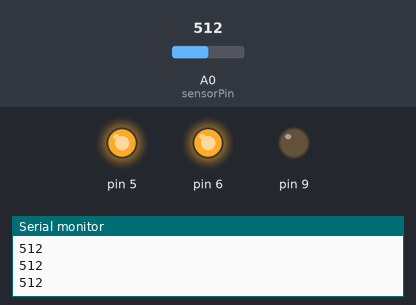
This sketch was run on a simulated Arduino Uno, built with avr-gcc and run on an emulated ATmega328P. On the bench: output pins drawn as LEDs (lit = HIGH), the last lines printed to the serial monitor. The inputs (shaded band) are chosen by the test bench; at power-on: A0 (sensorPin) = 512.

Above: at 1.2 s.
1.3 s: A0 (sensorPin) set to 501
At 2.3 s:
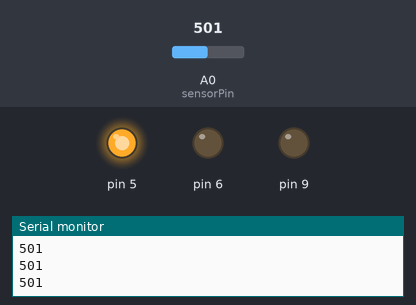
2.8 s: A0 (sensorPin) set to 267
4.3 s: A0 (sensorPin) set to 239
At 4.7 s:
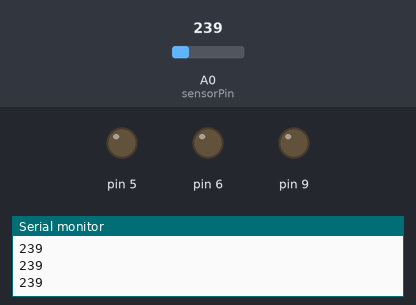
5.8 s: A0 (sensorPin) set to 777
At 7.0 s:
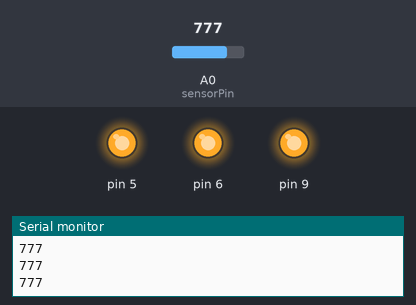
7.3 s: A0 (sensorPin) set to 750
At 8.1 s:
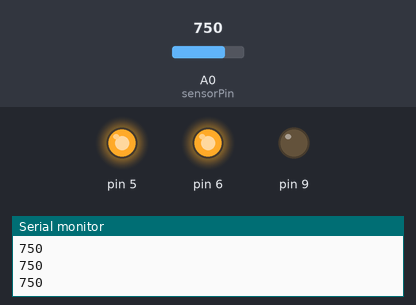
8.8 s: A0 (sensorPin) set to 900
At 9.4 s:
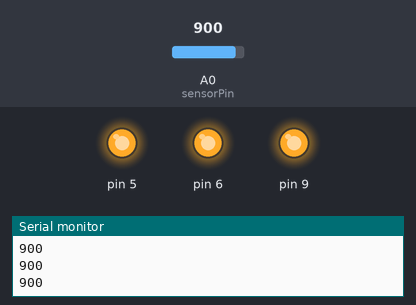
Timing chart, 0 to 11.3 s (numbered marks = the images above; inputs shaded):
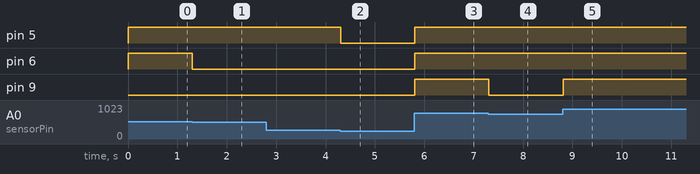

The sketch:

level-meter.ino
```cpp
int sensorPin = A0;    // select the input pin for the potentiometer
int sensorValue = 0; // variable to store the value coming from the sensor

void setup() {
  // declare the ledPin as an OUTPUT:
  pinMode(5, OUTPUT);
  pinMode(6, OUTPUT);
  pinMode(9, OUTPUT);
  Serial.begin(9600);
}

void loop() {

  sensorValue = analogRead(sensorPin);
  Serial.println(sensorValue);

if (sensorValue > 255.75) {
  digitalWrite(5, HIGH);
}  else {
  digitalWrite(5, LOW);
}

if (sensorValue > 511.5) {
  digitalWrite(6, HIGH);
}  else {
  digitalWrite(6, LOW);
}

if (sensorValue > 767.25) {
  digitalWrite(9, HIGH);
}  else {
  digitalWrite(9, LOW);
}
}
```

Measured:
- the behaviour switches between 512 and 511 on A0 (sensorPin) (found by bisection; images 0 and 1)
- the behaviour switches between 256 and 255 on A0 (sensorPin) (found by bisection; images 1 and 2)
- the behaviour switches between 768 and 767 on A0 (sensorPin) (found by bisection; images 3 and 4)
- after the input at 1.3 s, pin 6: HIGH → LOW at once
- after the input at 4.3 s, pin 5: HIGH → LOW at once
- after the input at 5.8 s, pin 5, pin 6, pin 9: LOW → HIGH at once
- after the input at 7.3 s, pin 9: HIGH → LOW at once
- after the input at 8.8 s, pin 9: LOW → HIGH at once
